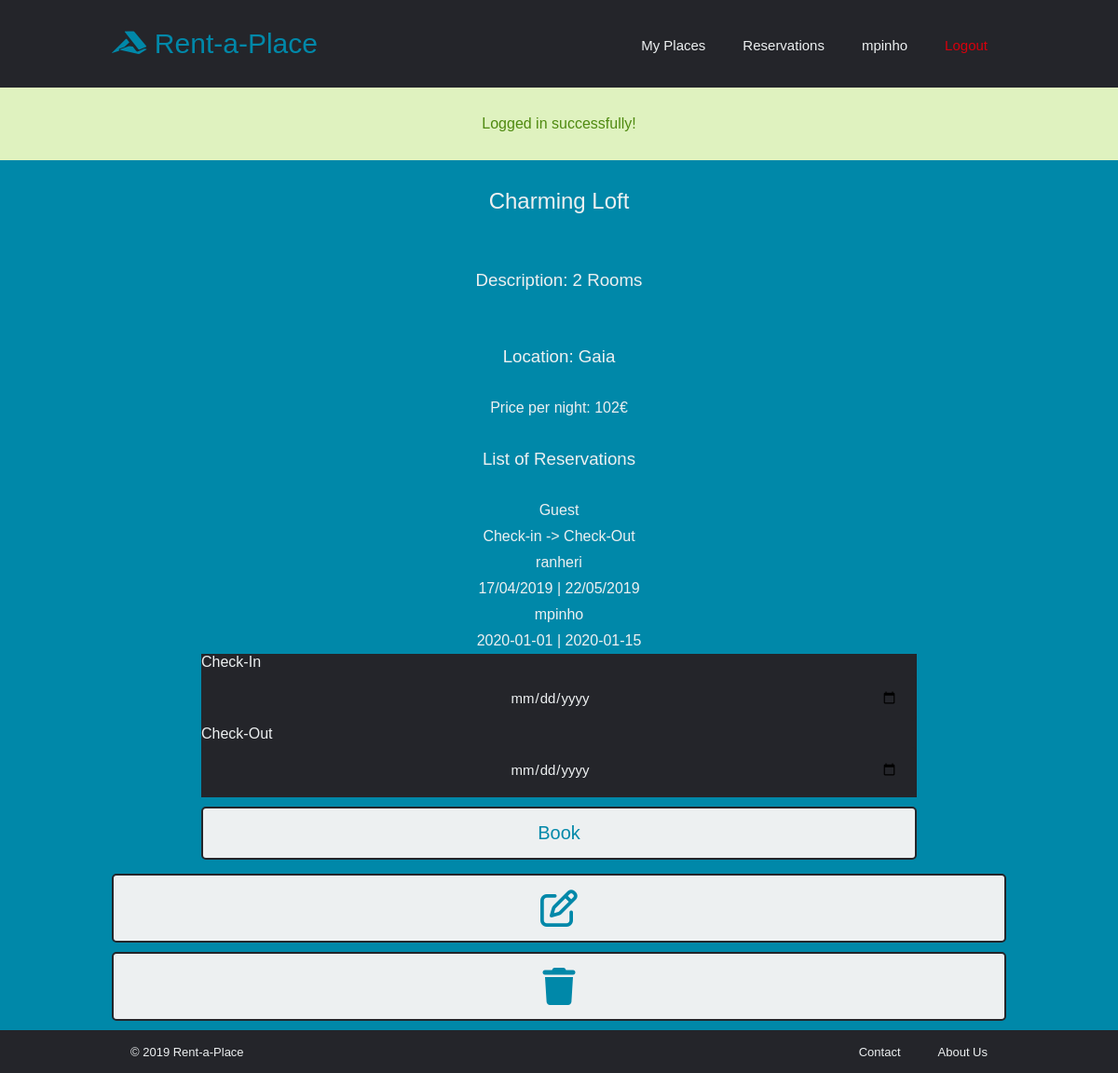
The page /pages/property.php?id=4 (signed in) on the database its author committed.
### tables this page shows
CREATE TABLE Properties (id INTEGER PRIMARY KEY, ownerID INTEGER NOT NULL, price FLOAT NOT NULL, title VARCHAR NOT NULL, location VARCHAR NOT NULL, description VARCHAR NOT NULL, availabilityStart DATE, availabilityEnd DATE);

CREATE TABLE Reservations (id INTEGER PRIMARY KEY, touristID INTEGER, propertyID INTEGER, startDate DATE NOT NULL, endDate DATE NOT NULL, price FLOAT NOT NULL);

CREATE TABLE Users (id INTEGER PRIMARY KEY, username VARCHAR NOT NULL UNIQUE, email VARCHAR NOT NULL UNIQUE, password VARCHAR NOT NULL, name VARCHAR NOT NULL, profilePicture TEXT);

### database/db_rental.php (called while the page is built, shortened)
<?php
    include_once('../database/db_user.php');
  function checkIsPropertyOwner($property_id)
  {
      $db = Database::instance()->db();
      $user = getUser($_SESSION['username']);
      $stmt = $db->prepare('SELECT * FROM Properties WHERE ownerID = ? AND id = ?');
      $stmt->execute(array($user['id'], $property_id));
      return $stmt->fetch()?true:false;
  }
  function getProperty($property_id)
  {
      $db = Database::instance()->db();
      $stmt = $db->prepare('SELECT * FROM Properties WHERE id = ?');
      $stmt->execute(array($property_id));
      return $stmt->fetch();
  }

### database/db_reservations.php (called while the page is built, shortened)
<?php
    include_once('../database/db_user.php');
 function getPropertyReservations($property_id)
{
    $db = Database::instance()->db();
    $stmt = $db->prepare('SELECT * FROM Reservations WHERE propertyID = ? GROUP BY startDate');
    $stmt->execute(array($property_id));
    return $stmt->fetchAll();
}

### database/db_user.php (called while the page is built, shortened)
<?php
  function getUser($username)
  {
      $db = Database::instance()->db();
      $stmt = $db->prepare('SELECT * FROM Users WHERE username = ?');
      $stmt->execute(array($username));
      return $stmt->fetch();
  }
  function getUserbyID($id)
  {
      $db = Database::instance()->db();
      $stmt = $db->prepare('SELECT * FROM Users WHERE id = ?');
      $stmt->execute(array($id));
      return $stmt->fetch();
  }

### templates/common/tpl_property.php (the view, shortened to what this page needs)
<?php
include_once('../database/db_rental.php');
include_once('../database/db_user.php');
include_once('../database/db_reservations.php');
function draw_property($property)
{
    ?>
<article class="property">
  <header>
    <h2><?=$property['title']?></a></h2>
  </header>
  <main>
    <h3>Description: <?=$property['description']?></h3>
    <h3>Location: <?=$property['location']?></h3>
    <h4>Price per night: <?=$property['price']?>€</h4>
    <?php
    $reservations = getPropertyReservations($property['id']); ?>
    <div id="listReservations">
    <h3 id="reservations">List of Reservations</h3>
    <?php if (count($reservations) == 0) { ?>
    <h4> No reservations yet. </h4>
    <?php } else { ?>
    <div id="columnIdentifiers">
      <h4 id="guestWord">Guest</h4>
      <h4 id="datesWord">Check-in -> Check-Out</h4>
    </div>
    <?php foreach ($reservations as $reservation) {
      draw_reservation($reservation);
    }
  } ?>
  </div>
  <div id="reservation">
          <form id="reservationForm" method="post" action="../actions/action_reservation.php">
            <div id="checkIn">
              <label>Check-In</label>
              <input id="checkIn" type="date" name="checkIn" required="required" onchange="updateMinMax(0); setTotalPrice(<?= $property['price'] ?>); clearMessage();">
            </div>
            <div id="checkOut">
              <label>Check-Out</label>
              <input id="checkOut" type="date" name="checkOut" required="required" onchange="updateMinMax(1); setTotalPrice(<?= $property['price'] ?>); clearMessage();">
            </div>
            <input id="button" name="bookButton" type="submit" value="Book">
          </form>
        </div>
    <?php
    if((checkIsPropertyOwner($property['id'])))
    {
    ?>
    <button><i class="far fa-edit fa-2x"></i></button>
    <button onclick="window.location.href='../actions/delete_property.php?id=' + '<?= $property['id']?>'" ><i class="fas fa-trash fa-2x"></i></button>
    <?php
     }
    ?>
  </main>
</article>
<?php
} ?>
<?php function draw_reservation($reservation)
  {
  ?>
  <div class="reservation">
    <h4 id="guest"> <?= getUserbyID($reservation['touristID'])['username'] ?> </h4>
    <h4 id="dates"> <?= $reservation['startDate'] ?> | <?= $reservation['endDate'] ?> </h4>
  </div>
<?php } ?>

### css/style.css (style rules this page uses)
* { box-sizing: border-box; margin: 0; padding: 0; background-color: #24252a; font-family: "Montserrat", sans-serif; font-weight: 500; }

### css/auth.css (style rules this page uses)
form { background-color: #0088a9; padding-right: 10%; padding-left: 10%; font-weight: 500; color: #edf0f1; }
h2 { color: #edf0f1; background-color: #0088a9; padding: 30px 10%; text-align: center; }
input { width: 100%; color: #edf0f1; padding: 15px 20px; margin: 5px 0; box-sizing: border-box; font-size: 15px; border: none; border-radius: 5px; text-align: center; }
input[type="submit"] { color: #0088a9; font-size: 20px; font-weight: 500; padding: 15px 20px; border: 2px solid #24252a; border-radius: 5px; cursor: pointer; margin-top: 10px; background-color: #edf0f1; transition: all 0.3s ease 0s; width: 100%; }

### css/aboutus.css (style rules this page uses)
h3 { color: #edf0f1; background-color: #0088a9; padding: 30px 10%; }

### css/property.css (style rules this page uses)
.property { border-bottom: 1px solid #24252a; padding-left: 10%; padding-right: 10%; background-color: #0088a9; }
.property h3 { text-align: center; }
.property h4 { text-align: center; color: #edf0f1; background-color: #0088a9; padding: 5px; }
.property main { background-color: #0088a9; }
.property button { color: #0088a9; font-size: 20px; font-weight: 500; padding: 15px 20px; border: 2px solid #24252a; border-radius: 5px; cursor: pointer; margin-top: 10px; background-color: #edf0f1; transition: all 0.3s ease 0s; width: 100%; }
.property button:not(:first-of-type) { margin-bottom: 10px; }
.property button i { background-color: #edf0f1; }

### rows shown on the page
properties: title "Charming Loft", description "2 Rooms", location "Gaia", price "102"
reservations: touristID.username "ranheri", startDate "17/04/2019", endDate "22/05/2019"
reservations: touristID.username "mpinho", startDate "2020-01-01", endDate "2020-01-15"

### other values the page prints
$username "mpinho"
$message['content'] "Logged in successfully!"
